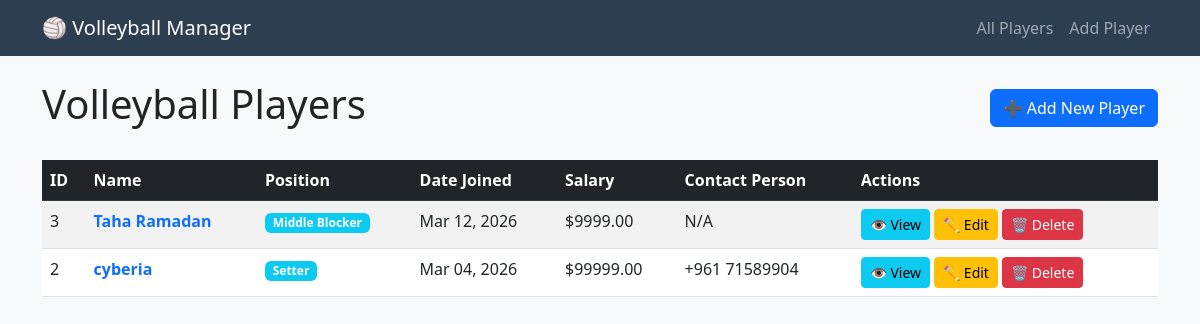
The page / on the database its author committed.
### players/models.py (models this page shows, shortened)
class VolleyballPlayer(models.Model):
    POSITION_CHOICES = [
        ('SETTER', 'Setter'),
        ('OUTSIDE', 'Outside Hitter'),
        ('MIDDLE', 'Middle Blocker'),
        ('OPPOSITE', 'Opposite Hitter'),
        ('LIBERO', 'Libero'),
    ]
    name = models.CharField(max_length=200)
    date_joined = models.DateField()
    position = models.CharField(max_length=20, choices=POSITION_CHOICES)
    salary = models.DecimalField(
        max_digits=10,
        decimal_places=2,
        validators=[MinValueValidator(0)]
    )
    contact_person = models.CharField(max_length=200)
    created_at = models.DateTimeField(auto_now_add=True)
    updated_at = models.DateTimeField(auto_now=True)
    class Meta:
        ordering = ['-date_joined']

### players/views.py (the view)
# urls.py: path('', views.player_list, name='player_list'),
def player_list(request):
    players = VolleyballPlayer.objects.all()
    return render(request, 'players/player_list.html', {'players': players})

### players/templates/players/player_list.html (shortened to what this page needs)
{% extends 'players/base.html' %}
{% block content %}
<div class="d-flex justify-content-between align-items-center mb-4">
    <h1>Volleyball Players</h1>
    <a href="{% url 'player_create' %}" class="btn btn-primary">➕ Add New Player</a>
</div>
{% if players %}
    <div class="table-responsive">
        <table class="table table-hover table-striped">
            <thead class="table-dark">
                <tr>
                    <th>ID</th>
                    <th>Name</th>
                    <th>Position</th>
                    <th>Date Joined</th>
                    <th>Salary</th>
                    <th>Contact Person</th>
                    <th>Actions</th>
                </tr>
            </thead>
            <tbody>
                {% for player in players %}
                <tr>
                    <td>{{ player.id }}</td>
                    <td>
                        <a href="{% url 'player_detail' player.pk %}" class="text-decoration-none">
                            <strong>{{ player.name }}</strong>
                        </a>
                    </td>
                    <td><span class="badge bg-info">{{ player.get_position_display }}</span></td>
                    <td>{{ player.date_joined|date:"M d, Y" }}</td>
                    <td>${{ player.salary|floatformat:2 }}</td>
                    <td>{{ player.contact_person }}</td>
                    <td>
                        <a href="{% url 'player_detail' player.pk %}" class="btn btn-sm btn-info">👁️ View</a>
                        <a href="{% url 'player_update' player.pk %}" class="btn btn-sm btn-warning">✏️ Edit</a>
                        <a href="{% url 'player_delete' player.pk %}" class="btn btn-sm btn-danger">🗑️ Delete</a>
                    </td>
                </tr>
                {% endfor %}
            </tbody>
        </table>
    </div>
{% else %}
    <div class="alert alert-info">
        <h4>No players found</h4>
        <p>Start by <a href="{% url 'player_create' %}">adding a new player</a>.</p>
    </div>
{% endif %}
{% endblock %}

### players/templates/players/base.html (shortened to what this page needs)
<!DOCTYPE html>
<html lang="en">
<head>
    <link href="https://cdn.jsdelivr.net/npm/bootstrap@5.3.0/dist/css/bootstrap.min.css" rel="stylesheet">
</head>
<body>
    <nav class="navbar navbar-dark navbar-expand-lg mb-4">
        <div class="container">
            <a class="navbar-brand" href="{% url 'player_list' %}">🏐 Volleyball Manager</a>
            <div class="collapse navbar-collapse" id="navbarNav">
                <ul class="navbar-nav ms-auto">
                    <li class="nav-item">
                        <a class="nav-link" href="{% url 'player_list' %}">All Players</a>
                    </li>
                    <li class="nav-item">
                        <a class="nav-link" href="{% url 'player_create' %}">Add Player</a>
                    </li>
                </ul>
            </div>
        </div>
    </nav>
    <div class="container">
        {% block content %}
        {% endblock %}
    </div>
</body>
</html>

### players/templates/players/base.html (style rules this page uses)
body { background-color: #f8f9fa; }
.navbar { background-color: #2c3e50 !important; }

### rows shown on the page
VolleyballPlayer: id "3", name "Taha Ramadan", position "Middle Blocker", date_joined "Mar 12, 2026", salary "9999.00", contact_person "N/A"
VolleyballPlayer: id "2", name "cyberia", position "Setter", date_joined "Mar 04, 2026", salary "99999.00", contact_person "+961 71589904"
